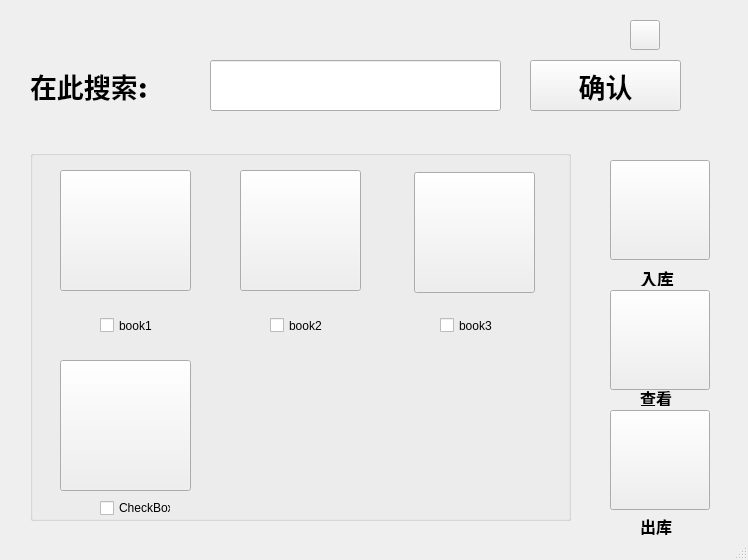
<?xml version="1.0" encoding="UTF-8"?>
<ui version="4.0">
 <class>Book</class>
 <widget class="QMainWindow" name="Book">
  <property name="geometry">
   <rect>
    <x>0</x>
    <y>0</y>
    <width>748</width>
    <height>560</height>
   </rect>
  </property>
  <property name="windowTitle">
   <string>Book</string>
  </property>
  <widget class="QWidget" name="centralWidget">
   <widget class="QPushButton" name="pushButton">
    <property name="geometry">
     <rect>
      <x>530</x>
      <y>60</y>
      <width>151</width>
      <height>51</height>
     </rect>
    </property>
    <property name="font">
     <font>
      <pointsize>20</pointsize>
      <weight>75</weight>
      <bold>true</bold>
     </font>
    </property>
    <property name="text">
     <string>确认</string>
    </property>
   </widget>
   <widget class="QLineEdit" name="lineEdit">
    <property name="geometry">
     <rect>
      <x>210</x>
      <y>60</y>
      <width>291</width>
      <height>51</height>
     </rect>
    </property>
    <property name="font">
     <font>
      <pointsize>20</pointsize>
     </font>
    </property>
    <property name="text">
     <string/>
    </property>
   </widget>
   <widget class="QLabel" name="label">
    <property name="geometry">
     <rect>
      <x>30</x>
      <y>60</y>
      <width>171</width>
      <height>51</height>
     </rect>
    </property>
    <property name="font">
     <font>
      <family>Bookman Old Style</family>
      <pointsize>20</pointsize>
      <weight>75</weight>
      <bold>true</bold>
     </font>
    </property>
    <property name="text">
     <string>在此搜索:</string>
    </property>
   </widget>
   <widget class="QPushButton" name="check">
    <property name="geometry">
     <rect>
      <x>610</x>
      <y>290</y>
      <width>100</width>
      <height>100</height>
     </rect>
    </property>
    <property name="minimumSize">
     <size>
      <width>100</width>
      <height>100</height>
     </size>
    </property>
    <property name="maximumSize">
     <size>
      <width>100</width>
      <height>100</height>
     </size>
    </property>
    <property name="font">
     <font>
      <pointsize>16</pointsize>
      <weight>75</weight>
      <bold>true</bold>
     </font>
    </property>
    <property name="styleSheet">
     <string notr="true">border-image: url(:/search.png);</string>
    </property>
    <property name="text">
     <string/>
    </property>
   </widget>
   <widget class="QPushButton" name="out">
    <property name="geometry">
     <rect>
      <x>610</x>
      <y>410</y>
      <width>100</width>
      <height>100</height>
     </rect>
    </property>
    <property name="minimumSize">
     <size>
      <width>100</width>
      <height>100</height>
     </size>
    </property>
    <property name="maximumSize">
     <size>
      <width>100</width>
      <height>100</height>
     </size>
    </property>
    <property name="font">
     <font>
      <pointsize>16</pointsize>
      <weight>75</weight>
      <bold>true</bold>
     </font>
    </property>
    <property name="styleSheet">
     <string notr="true">border-image: url(:/getOut.png);</string>
    </property>
    <property name="text">
     <string/>
    </property>
   </widget>
   <widget class="QPushButton" name="in">
    <property name="geometry">
     <rect>
      <x>610</x>
      <y>160</y>
      <width>100</width>
      <height>100</height>
     </rect>
    </property>
    <property name="minimumSize">
     <size>
      <width>100</width>
      <height>100</height>
     </size>
    </property>
    <property name="maximumSize">
     <size>
      <width>100</width>
      <height>100</height>
     </size>
    </property>
    <property name="font">
     <font>
      <pointsize>16</pointsize>
      <weight>75</weight>
      <bold>true</bold>
     </font>
    </property>
    <property name="styleSheet">
     <string notr="true">border-image: url(:/getIn.png);</string>
    </property>
    <property name="text">
     <string/>
    </property>
   </widget>
   <widget class="QGroupBox" name="groupBox">
    <property name="geometry">
     <rect>
      <x>30</x>
      <y>150</y>
      <width>541</width>
      <height>371</height>
     </rect>
    </property>
    <property name="title">
     <string/>
    </property>
    <widget class="QPushButton" name="book1">
     <property name="geometry">
      <rect>
       <x>30</x>
       <y>20</y>
       <width>131</width>
       <height>121</height>
      </rect>
     </property>
     <property name="text">
      <string/>
     </property>
    </widget>
    <widget class="QPushButton" name="book2">
     <property name="geometry">
      <rect>
       <x>210</x>
       <y>20</y>
       <width>121</width>
       <height>121</height>
      </rect>
     </property>
     <property name="text">
      <string/>
     </property>
    </widget>
    <widget class="QPushButton" name="book3">
     <property name="geometry">
      <rect>
       <x>384</x>
       <y>22</y>
       <width>121</width>
       <height>121</height>
      </rect>
     </property>
     <property name="text">
      <string/>
     </property>
    </widget>
    <widget class="QCheckBox" name="checkBox">
     <property name="geometry">
      <rect>
       <x>70</x>
       <y>160</y>
       <width>71</width>
       <height>31</height>
      </rect>
     </property>
     <property name="text">
      <string>book1</string>
     </property>
    </widget>
    <widget class="QCheckBox" name="checkBox_2">
     <property name="geometry">
      <rect>
       <x>240</x>
       <y>160</y>
       <width>71</width>
       <height>31</height>
      </rect>
     </property>
     <property name="text">
      <string>book2</string>
     </property>
    </widget>
    <widget class="QCheckBox" name="checkBox_3">
     <property name="geometry">
      <rect>
       <x>410</x>
       <y>160</y>
       <width>71</width>
       <height>31</height>
      </rect>
     </property>
     <property name="text">
      <string>book3</string>
     </property>
    </widget>
    <widget class="QPushButton" name="book4">
     <property name="geometry">
      <rect>
       <x>30</x>
       <y>210</y>
       <width>131</width>
       <height>131</height>
      </rect>
     </property>
     <property name="text">
      <string/>
     </property>
    </widget>
    <widget class="QCheckBox" name="checkBox_4">
     <property name="geometry">
      <rect>
       <x>70</x>
       <y>350</y>
       <width>71</width>
       <height>16</height>
      </rect>
     </property>
     <property name="text">
      <string>CheckBox</string>
     </property>
    </widget>
   </widget>
   <widget class="QPushButton" name="what">
    <property name="geometry">
     <rect>
      <x>630</x>
      <y>20</y>
      <width>30</width>
      <height>30</height>
     </rect>
    </property>
    <property name="minimumSize">
     <size>
      <width>30</width>
      <height>30</height>
     </size>
    </property>
    <property name="maximumSize">
     <size>
      <width>30</width>
      <height>30</height>
     </size>
    </property>
    <property name="text">
     <string/>
    </property>
   </widget>
   <widget class="QLabel" name="label_2">
    <property name="geometry">
     <rect>
      <x>640</x>
      <y>270</y>
      <width>61</width>
      <height>16</height>
     </rect>
    </property>
    <property name="font">
     <font>
      <pointsize>13</pointsize>
      <weight>75</weight>
      <bold>true</bold>
     </font>
    </property>
    <property name="text">
     <string>入库</string>
    </property>
   </widget>
   <widget class="QLabel" name="label_3">
    <property name="geometry">
     <rect>
      <x>640</x>
      <y>390</y>
      <width>81</width>
      <height>16</height>
     </rect>
    </property>
    <property name="font">
     <font>
      <pointsize>12</pointsize>
      <weight>75</weight>
      <bold>true</bold>
     </font>
    </property>
    <property name="text">
     <string>查看</string>
    </property>
   </widget>
   <widget class="QLabel" name="label_4">
    <property name="geometry">
     <rect>
      <x>640</x>
      <y>510</y>
      <width>111</width>
      <height>31</height>
     </rect>
    </property>
    <property name="font">
     <font>
      <pointsize>12</pointsize>
      <weight>75</weight>
      <bold>true</bold>
     </font>
    </property>
    <property name="text">
     <string>出库</string>
    </property>
   </widget>
  </widget>
  <widget class="QStatusBar" name="statusBar"/>
 </widget>
 <layoutdefault spacing="6" margin="11"/>
 <resources/>
 <connections/>
</ui>
